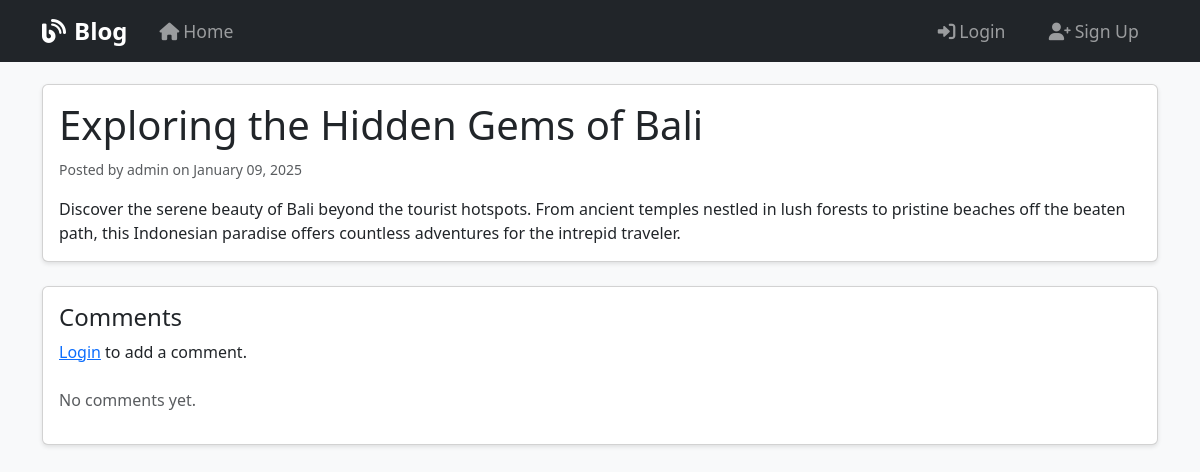
/post/5/, run on the app's committed database.
### blogapp/models.py (models this page shows, shortened)
class Post(models.Model):
    title = models.CharField(max_length=200)
    content = models.TextField()
    date_posted = models.DateTimeField(default=timezone.now)
    author = models.ForeignKey(User, on_delete=models.CASCADE)
    image = models.ImageField(upload_to='blog_images/', null=True, blank=True)

### blogapp/views.py (the view)
# urls.py: path('post/<int:pk>/', views.PostDetailView.as_view(), name='post-detail'),
class PostDetailView(DetailView):
    model = Post
    template_name = 'blogapp/post_detail.html'

### blogapp/templates/blogapp/post_detail.html (shortened to what this page needs)
{% extends "blogapp/base.html" %}
{% block content %}
    <article class="card">
        <div class="card-body">
            <h1 class="card-title">{{ object.title }}</h1>
            <div class="text-muted mb-3">
                <small>Posted by {{ object.author }} on {{ object.date_posted|date:"F d, Y" }}</small>
            </div>
            <p class="card-text">{{ object.content }}</p>
        </div>
    </article>
    <div class="card mt-4">
        <div class="card-body">
            <h4>Comments</h4>
            {% if user.is_authenticated %}
                <form method="POST" action="{% url 'add-comment' object.pk %}">
                    {% csrf_token %}
                    <div class="form-group">
                        <textarea name="content" class="form-control" rows="3" placeholder="Add a comment..." required></textarea>
                    </div>
                    <button type="submit" class="btn btn-primary mt-2">Submit</button>
                </form>
            {% else %}
                <p><a href="{% url 'login' %}">Login</a> to add a comment.</p>
            {% endif %}
            <div class="mt-4">
                {% for comment in object.comments.all %}
                    <div class="card mb-2">
                        <div class="card-body">
                            <div class="d-flex justify-content-between">
                                <small class="text-muted">{{ comment.author }} - {{ comment.date_posted|date:"F d, Y" }}</small>
                            </div>
                            <p class="mb-0">{{ comment.content }}</p>
                        </div>
                    </div>
                {% empty %}
                    <p class="text-muted">No comments yet.</p>
                {% endfor %}
            </div>
        </div>
    </div>
{% endblock content %}

### blogapp/templates/blogapp/base.html (style rules this page uses)
body { background-color: #f8f9fa; padding-top: 60px; }
.card { margin-bottom: 20px; box-shadow: 0 2px 4px rgba(0,0,0,0.1); }

### data on the page
Post: title "Exploring the Hidden Gems of Bali", author "admin", date_posted "January 09, 2025", content "Discover the serene beauty of Bali beyond the tourist hotspots. From ancient temples nestled in lush forests to pristine beaches off the beaten path, this Indonesian paradise offers countless adventures for the intrepid traveler."
